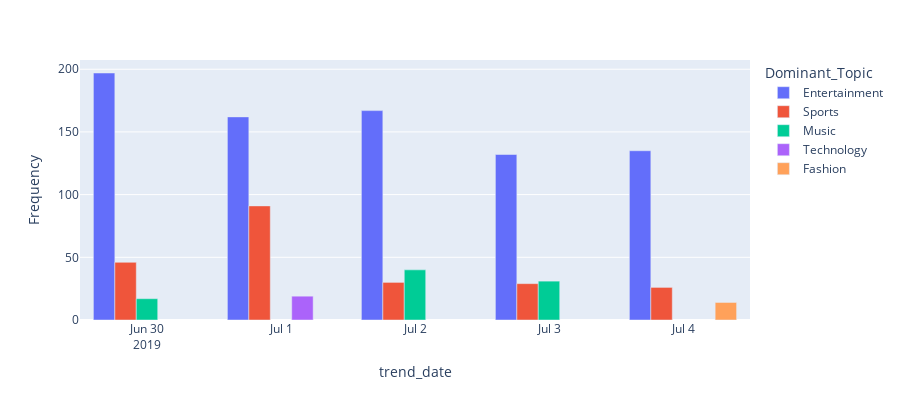

Notebook source saved alongside this figure:
### Code cell
import plotly.express as px

fig = px.bar(plot_df, x="trend_date", y="Frequency", color='Dominant_Topic', barmode='group',
             height=400, width=900 )
fig.show()

### Figure 1 — Plotly figure (JSON) as saved in the notebook; plotly's stock layout.template omitted (floating-point values rounded to 4 significant figures)
{"data": [{"alignmentgroup": "True", "hovertemplate": "Dominant_Topic=Entertainment<br>trend_date=%{x}<br>Frequency=%{y}<extra></extra>", "legendgroup": "Entertainment", "marker": {"color": "#636efa"}, "name": "Entertainment", "offsetgroup": "Entertainment", "orientation": "v", "showlegend": true, "textposition": "auto", "type": "bar", "x": ["2019-06-30T00:00:00", "2019-07-01T00:00:00", "2019-07-02T00:00:00", "2019-07-03T00:00:00", "2019-07-04T00:00:00"], "xaxis": "x", "y": [197, 162, 167, 132, 135], "yaxis": "y"}, {"alignmentgroup": "True", "hovertemplate": "Dominant_Topic=Sports<br>trend_date=%{x}<br>Frequency=%{y}<extra></extra>", "legendgroup": "Sports", "marker": {"color": "#EF553B"}, "name": "Sports", "offsetgroup": "Sports", "orientation": "v", "showlegend": true, "textposition": "auto", "type": "bar", "x": ["2019-06-30T00:00:00", "2019-07-01T00:00:00", "2019-07-02T00:00:00", "2019-07-03T00:00:00", "2019-07-04T00:00:00"], "xaxis": "x", "y": [46, 91, 30, 29, 26], "yaxis": "y"}, {"alignmentgroup": "True", "hovertemplate": "Dominant_Topic=Music<br>trend_date=%{x}<br>Frequency=%{y}<extra></extra>", "legendgroup": "Music", "marker": {"color": "#00cc96"}, "name": "Music", "offsetgroup": "Music", "orientation": "v", "showlegend": true, "textposition": "auto", "type": "bar", "x": ["2019-06-30T00:00:00", "2019-07-02T00:00:00", "2019-07-03T00:00:00"], "xaxis": "x", "y": [17, 40, 31], "yaxis": "y"}, {"alignmentgroup": "True", "hovertemplate": "Dominant_Topic=Technology<br>trend_date=%{x}<br>Frequency=%{y}<extra></extra>", "legendgroup": "Technology", "marker": {"color": "#ab63fa"}, "name": "Technology", "offsetgroup": "Technology", "orientation": "v", "showlegend": true, "textposition": "auto", "type": "bar", "x": ["2019-07-01T00:00:00"], "xaxis": "x", "y": [19], "yaxis": "y"}, {"alignmentgroup": "True", "hovertemplate": "Dominant_Topic=Fashion<br>trend_date=%{x}<br>Frequency=%{y}<extra></extra>", "legendgroup": "Fashion", "marker": {"color": "#FFA15A"}, "name": "Fashion", "offsetgroup": "Fashion", "orientation": "v", "showlegend": true, "textposition": "auto", "type": "bar", "x": ["2019-07-04T00:00:00"], "xaxis": "x", "y": [14], "yaxis": "y"}], "layout": {"barmode": "group", "height": 400, "legend": {"title": {"text": "Dominant_Topic"}, "tracegroupgap": 0}, "margin": {"t": 60}, "width": 900, "xaxis": {"anchor": "y", "domain": [0, 1], "title": {"text": "trend_date"}}, "yaxis": {"anchor": "x", "domain": [0, 1], "title": {"text": "Frequency"}}}}
